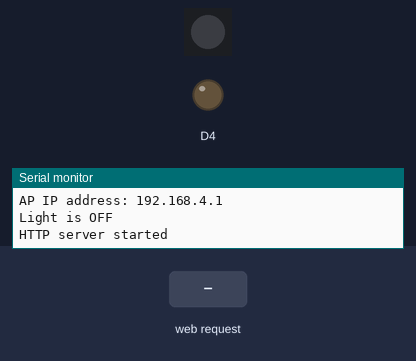
Bench run of a sketch on a simulated ESP8266 (NodeMCU). Shown: 1 RGB LEDs in strip order, left to right, output pins drawn as LEDs (lit = HIGH, except the on-board LED, lit = LOW), the last lines printed to the serial monitor. The test bench sets the inputs (shaded band). Dim RGB values are drawn brighter than linear.

Above: at 1.2 s.
1.3 s: HTTP request GET / received
At 2.0 s:
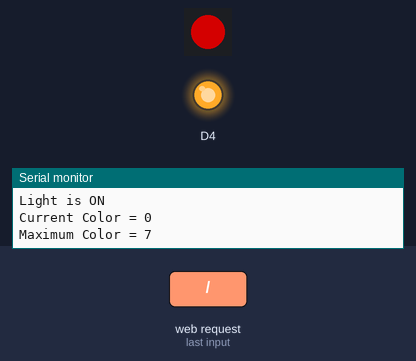
Timing chart, 0 to 4.3 s (numbered marks = the images above; inputs shaded):
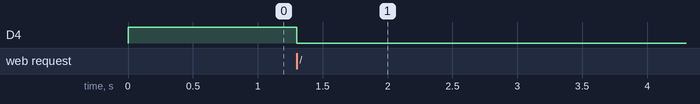

Measured:
- after the input at 1.3 s, D4: HIGH → LOW at once

The sketch:

BTL_Light.ino
```cpp
/*
 * Below The Line - Light
 *
 * Create a WiFi Access Point with a Web Server
 * Any traffic to the web page will change the light
 */

#include <ESP8266WiFi.h>
#include <ESP8266WebServer.h>
#include <Adafruit_NeoPixel.h>    // https://github.com/adafruit/Adafruit_NeoPixel
#include <ArduinoJson.h>          //https://github.com/bblanchon/ArduinoJson

#define NEO_PIN            D2     // Pin the RGB LED (WS2812B) is attached

// Access Point Credentials
const char *ap_ssid     = "below";
const char *ap_password = "belowtheline";

ESP8266WebServer server(80);

// Reference the RGB LED
Adafruit_NeoPixel pixels = Adafruit_NeoPixel(1, NEO_PIN);
//Adafruit_NeoPixel pixels = Adafruit_NeoPixel(1, NEO_PIN, NEO_GRB + NEO_KHZ800);

// State of the lights
bool light_on = false;

// Rotate pizel color
uint32_t colors[] = {
  pixels.Color(128,   0,   0),
  pixels.Color(  0, 128,   0),
  pixels.Color(  0,   0, 128),
  pixels.Color(128, 128,   0),
  pixels.Color(  0, 128, 128),
  pixels.Color(128,   0, 128),
  pixels.Color(128, 128, 128),
};
int max_colors = sizeof(colors)/sizeof(uint32_t);
int current_color = max_colors;   // Set to max so getColor flips over to 0 on first call


void setup() {
  Serial.begin(115200);

  // Setup Built In LED as well
  pinMode(BUILTIN_LED, OUTPUT);

  Serial.print("Configuring access point \"");
  Serial.print(ap_ssid);
  Serial.println("\" ...");

  // Start the Access Point
  WiFi.mode(WIFI_AP);
  WiFi.softAP(ap_ssid, ap_password);
  IPAddress myIP = WiFi.softAPIP();
  Serial.print("AP IP address: ");
  Serial.println(myIP);

  // Setup the RGB LED
  pixels.begin();     // This initializes the NeoPixel library.
  light_on = false;   // Turn LED off to start
  display_light();

  // Set up the Server
  server.on("/", handleRoot);
  server.begin();
  Serial.println("HTTP server started");
}

void loop() {
  server.handleClient();
}

/*
 * Every time the web page is accessed turn the light on or off.
 */
void handleRoot() {
  light_on = !light_on;
  display_light();

  // Send back current state of Light
  DynamicJsonBuffer jsonBuffer;
  JsonObject& json = jsonBuffer.createObject();
  json["light_state"] = light_on;
  String payload;
  json.printTo(payload);
  server.send(200, "application/json", payload);
}

/*
 * Set the LED to ON or OFF based on light_on value
 */
void display_light() {
  digitalWrite(BUILTIN_LED, !light_on);
  if (light_on) {
    Serial.println("Light is ON");

    // Standard White
    //pixels.setPixelColor(0, pixels.Color(255, 255, 255));

    // Rotate Colors
    pixels.setPixelColor(0, getColor());
  }
  else {
    Serial.println("Light is OFF");
    pixels.setPixelColor(0, pixels.Color(0, 0, 0));
  }
  pixels.show();

}

/*
 * Get a different color each time called by rotating through the color array
 */
uint32_t getColor() {
  current_color++;
  if (current_color >= max_colors) {
    current_color = 0;
  }
  Serial.print("Current Color = ");
  Serial.println(current_color);
  Serial.print("Maximum Color = ");
  Serial.println(max_colors);
  return colors[current_color];
}
```
